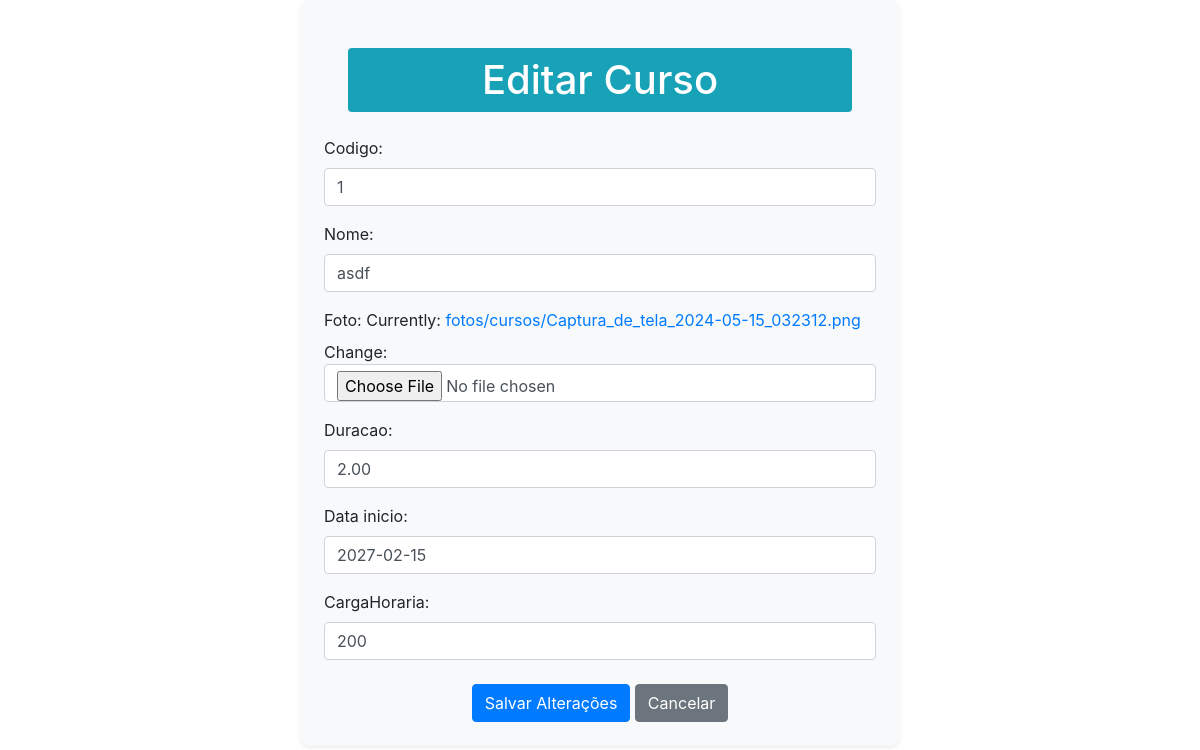
Screenshot of /academico/editar/curso/1 with the database file from the repository.
### academico/models.py (models this page shows)
class Curso(models.Model):
    codigo = models.IntegerField(max_length=2, primary_key=True)
    nome = models.CharField(max_length=100)
    foto = models.ImageField(upload_to='fotos/cursos')
    duracao = models.DecimalField(max_digits=3, decimal_places=2)
    data_inicio = models.DateField(blank=True, )
    cargaHoraria = models.IntegerField()

### academico/views.py (the view)
# urls.py: path("editar/curso/<id>",views.EditarCurso, name="editar"),
def EditarCurso(request, id=None):
    curso = Curso.objects.get(pk=id)
    form = CursoForm(request.POST or None, request.FILES or None, instance=curso)
    if form.is_valid():
        form.save()
        return redirect('/academico/listar/curso')
    dicionario ={'form': form}
    return render(request, 'editar_curso.html',dicionario)

### academico/forms.py
class CursoForm(forms.ModelForm):
    class Meta:
        model = Curso
        fields = '__all__'
    def __init__(self, *args, **kwargs):
        super(CursoForm, self).__init__(*args, **kwargs)
        for visible in self.visible_fields():
            visible.field.widget.attrs['class'] = 'form-control'

### academico/templates/editar_curso.html (shortened to what this page needs)
<!DOCTYPE html>
<html lang="pt-br">
<head>
    <link rel="stylesheet" href="https://cdn.jsdelivr.net/npm/bootstrap@4.6.1/dist/css/bootstrap.min.css">
</head>
<body>
<div class="w-50 m-auto p-4 bg-light shadow-sm mt-5" style="border-radius: 10px;">
    <h1 class="text-center m-4 p-2 bg-info text-white rounded"> Editar Curso </h1>
    <form method="post" enctype="multipart/form-data">
        {{ form.as_p }}
        <div class="text-center mt-4">
            <button type="submit" class="btn btn-primary">Salvar Alterações</button>
            <a href="academico/listar/curso" class="btn btn-secondary">Cancelar</a>
        </div>
    </form>
</div>
</body>
</html>

### rows the page displays
Curso: codigo "1", nome "asdf", duracao "2.00", data_inicio "2027-02-15", cargaHoraria "200"
